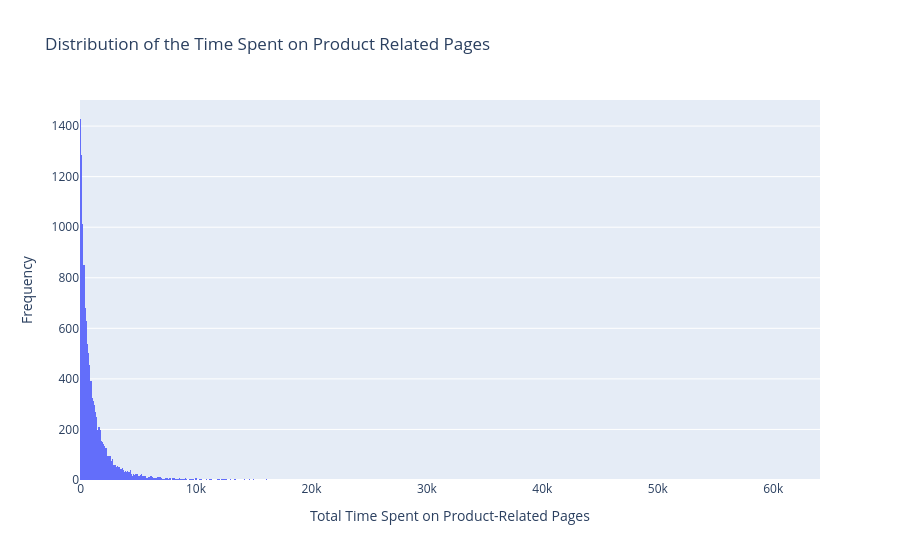

Notebook cell for this chart:
### Markdown cell above
### ProductRelated_Duration

### Code cell
fig = px.histogram(online_shoppers, x="ProductRelated_Duration", title="Distribution of the Time Spent on Product Related Pages")

fig.update_layout(
    legend_title_text = "ProductRelated_Duration",
    yaxis_title = "Frequency",
    xaxis_title = "Total Time Spent on Product-Related Pages"
)

fig.show()

### Figure 1 — Plotly figure (JSON) as saved in the notebook; plotly's stock layout.template omitted (floating-point values rounded to 4 significant figures; data arrays with more than 128 entries replaced by an {"elided": "..."} marker saying what was removed)
{"data": [{"bingroup": "x", "hovertemplate": "ProductRelated_Duration=%{x}<br>count=%{y}<extra></extra>", "legendgroup": "", "marker": {"color": "#636efa", "pattern": {"shape": ""}}, "name": "", "orientation": "v", "showlegend": false, "type": "histogram", "x": {"elided": "12330 float values"}, "xaxis": "x", "yaxis": "y"}], "layout": {"barmode": "relative", "legend": {"title": {"text": "ProductRelated_Duration"}, "tracegroupgap": 0}, "title": {"text": "Distribution of the Time Spent on Product Related Pages"}, "xaxis": {"anchor": "y", "domain": [0, 1], "title": {"text": "Total Time Spent on Product-Related Pages"}}, "yaxis": {"anchor": "x", "domain": [0, 1], "title": {"text": "Frequency"}}}}
